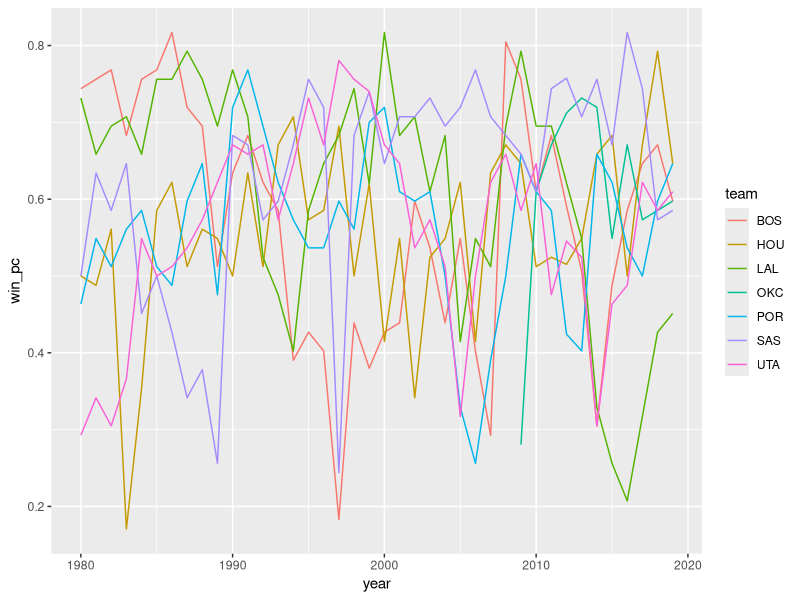
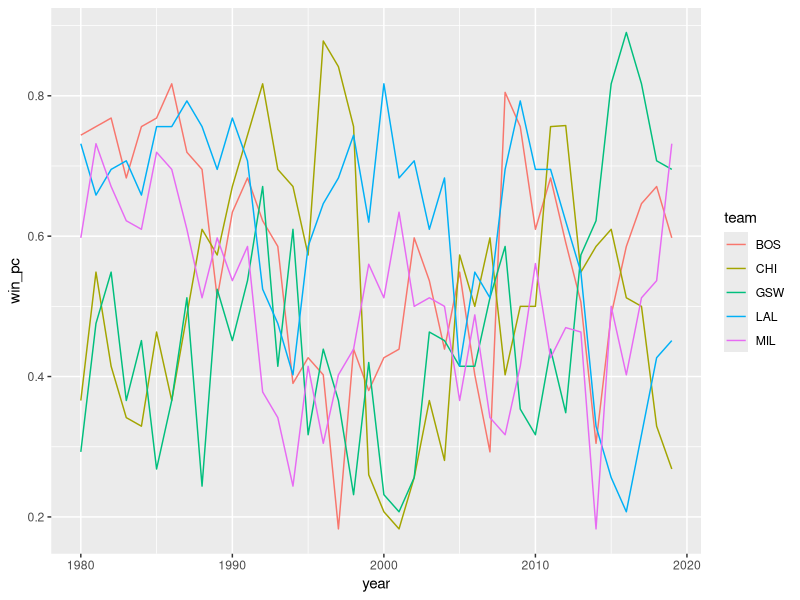
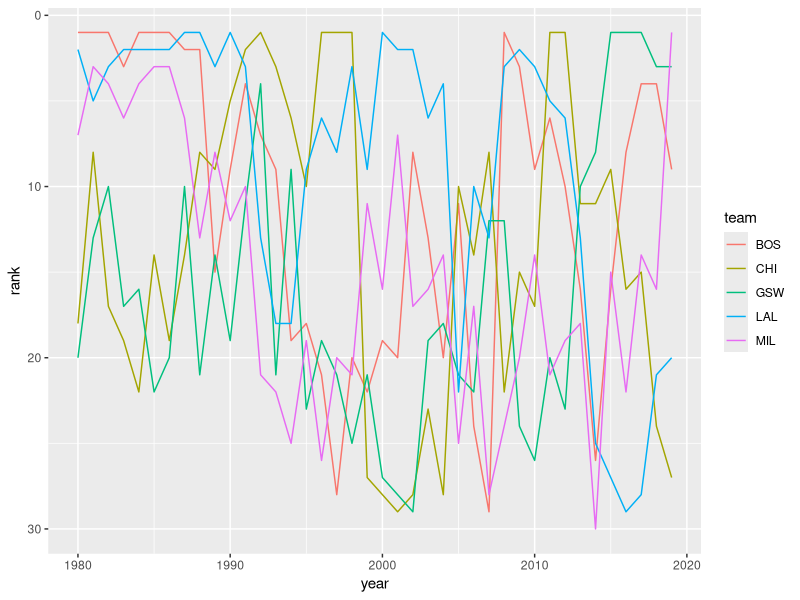

Source code (R) for these figures, in order:

library(ggplot2)
library(dplyr)

data <- read.csv('data.csv', stringsAsFactors = F, header = F)
names(data) <- c('year', 'wl', 'team')

split <- function(x, idx = 1) {
	return(as.numeric(unlist(strsplit(x, "-"))[idx]))
}

split('1-1')

data$win <- sapply(data$wl, split)
data$loss <- sapply(data$wl, split, idx = 2)
data$games <- data$win + data$loss
data$win_pc <- data$win / data$games
data$rank <- 1

for (i in 2:nrow(data)) {
	if (data$year[i] == data$year[i - 1]) {
		data$rank[i] <- data$rank[i - 1] + 1
	}
}

summary(data)

sorted <- arrange(dplyr::summarise(group_by(data, team), wins = sum(win), 
	win_pc = sum(wins) / sum(games), mean_rank = mean(rank)), desc(win_pc))
write.csv(sorted, 'sorted.csv')
sorted

top <- head(sorted, 7)

ggplot(data[data$team %in% top$team, ], aes(x = year, y = win_pc, group = team, colour = team)) + geom_line()

ggplot(data[data$team %in% c('CHI', 'LAL', 'GSW', 'BOS', 'MIL'), ], 
	aes(x = year, y = win_pc, group = team, colour = team)) + geom_line()

ggplot(data[data$team %in% c('CHI', 'LAL', 'GSW', 'BOS', 'MIL'), ], 
	aes(x = year, y = rank, group = team, colour = team)) + geom_line() + scale_y_reverse()